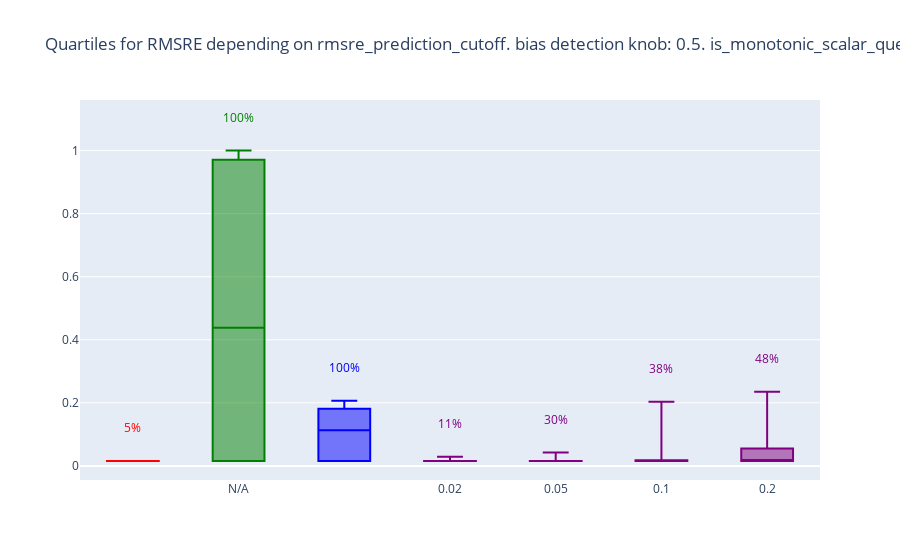

Write notebook code for a chart like this one.
### Code cell
variable = "rmsre_prediction_cutoff"
boxes_args = {
        "df": cutoffs_df,
        "metric": "rmsre",
        "x_axis": variable,
        "x_axis_title": "Error estimation cutoff",
        "y_axis_title": RMSRE_Y_LOG,
        "ordering": (variable, "str"),
        # "ordering": None,
        "showlegend": False,
        "baselines_order": BIAS_BASELINES_ORDER,
        "baselines_with_nqueries": BIAS_BASELINES_ORDER,
        "nqueries_style": "percentage",
        "hspace": 0,
        "vspace": 0.1,
        "log_y": True,
        "n_total_queries": num_queries,
        "y_range": y_range,
        
    }

cutoff_boxes_fig = go.Figure()
# fig.update_yaxes(type="log")
for trace in boxes(**boxes_args):
    cutoff_boxes_fig.add_trace(trace)
cutoff_boxes_fig.update_layout(title=f"Quartiles for RMSRE depending on rmsre_prediction_cutoff. bias detection knob: {bias_detection_knob}. is_monotonic_scalar_query: {is_monotonic_scalar_query}.")
cutoff_boxes_fig

### Figure 1 — Plotly figure (JSON) as saved in the notebook; plotly's stock layout.template omitted (floating-point values rounded to 4 significant figures; data arrays with more than 128 entries replaced by an {"elided": "..."} marker saying what was removed)
{"data": [{"boxpoints": false, "legendgroup": "IPA-like (off-device)", "marker": {"color": "red"}, "name": "IPA-like (off-device)", "opacity": 1, "showlegend": false, "type": "box", "x": {"elided": "400 str values"}, "y": {"elided": "400 float values"}}, {"boxpoints": false, "legendgroup": "ARA-like (on-device)", "marker": {"color": "green"}, "name": "ARA-like (on-device)", "opacity": 1, "showlegend": false, "type": "box", "x": {"elided": "400 str values"}, "y": {"elided": "400 float values"}}, {"boxpoints": false, "legendgroup": "Cookie Monster without bias measurement", "marker": {"color": "blue"}, "name": "Cookie Monster without bias measurement", "opacity": 1, "showlegend": false, "type": "box", "x": {"elided": "400 str values"}, "y": {"elided": "400 float values"}}, {"boxpoints": false, "legendgroup": "Cookie Monster with bias measurement", "marker": {"color": "purple"}, "name": "Cookie Monster with bias measurement", "opacity": 1, "showlegend": false, "type": "box", "x": {"elided": "1600 str values"}, "y": {"elided": "1600 float values"}}, {"boxpoints": false, "legendgroup": "ARA-like with bias measurement", "marker": {"color": "teal"}, "name": "ARA-like with bias measurement", "opacity": 1, "showlegend": false, "type": "box", "x": [], "y": []}, {"mode": "text", "showlegend": false, "text": ["5%"], "textfont": {"color": "red"}, "type": "scatter", "x": [" "], "y": [0.1156]}, {"mode": "text", "showlegend": false, "text": ["100%"], "textfont": {"color": "green"}, "type": "scatter", "x": ["N/A"], "y": [1.1]}, {"mode": "text", "showlegend": false, "text": ["100%"], "textfont": {"color": "blue"}, "type": "scatter", "x": ["  "], "y": [0.3068]}, {"mode": "text", "showlegend": false, "text": ["11%", "30%", "38%", "48%"], "textfont": {"color": "purple"}, "type": "scatter", "x": ["0.02", "0.05", "0.1", "0.2"], "y": [0.1286, 0.1421, 0.3032, 0.3348]}, {"mode": "text", "showlegend": false, "text": [], "textfont": {"color": "teal"}, "type": "scatter", "x": [], "y": []}], "layout": {"title": {"text": "Quartiles for RMSRE depending on rmsre_prediction_cutoff. bias detection knob: 0.5. is_monotonic_scalar_query: True."}}}
